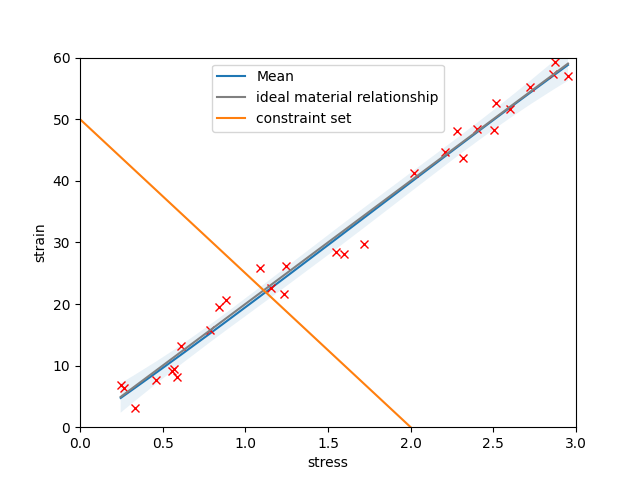

This chart was generated by the following Python code:
import matplotlib.pyplot as plt
import numpy as np
from sklearn.gaussian_process import GaussianProcessRegressor
from sklearn.gaussian_process.kernels import RBF, ConstantKernel
from gaussian_process_util import plot_gp

from skopt.plots import plot_gaussian_process
from skopt import gp_minimize


#the assumed linear material relationship with additive gaussian noise
def f(stress, noise_level = 3, k=20):
    noise = noise_level * np.random.normal()
    strain_law = k*stress[0]
    #strain_law = k*stress**4.1 + 5*stress
    strain_noise = strain_law + noise
    return strain_noise

#the assumed ideal material relationship without noise
def f_wo_noise(stress):
    return f(stress,0)

#initial random samples
x = np.sort(3*np.random.rand(30)).reshape(-1,1)
noise_level = 3
y_sample = [f(stress,noise_level) for stress in x]
y_ideal = [f(stress,0) for stress in x]


#fitting the result to a Gaussian process, not much use in the linear material model but might be useful in the future
kernel = ConstantKernel(1.0) * RBF(length_scale=1.0)
gp = GaussianProcessRegressor(kernel=kernel, alpha=noise_level**2, # if the noise level not know this can be left blank
                              n_restarts_optimizer=10)

gp.fit(x,y_sample)
mu_s,cov_s = gp.predict(x, return_cov=True)

#plot the Gaussian process
fig = plt.figure()
ax = fig.add_subplot(111)
plot_gp(mu_s, cov_s, x,X_train = x, Y_train = y_sample)

#plot the ideal material realtionship and sample points
ax.plot(x, y_ideal,c = 'gray',label = 'ideal material relationship')
ax.set_xlabel('stress')
ax.set_ylabel('strain')

#the ideal constraint set, from strain = F/A on y axis to stress = x0, on x axis， given a Force F at the end and total displacement x0
sigma0 = 50
x0 = 2
x_constraint = np.linspace(0,3,10)
y_constraint = sigma0 - x_constraint*(sigma0/x0)
ax.plot(x_constraint, y_constraint, label = 'constraint set')

ax.set_ylim([0, 60])
ax.set_xlim([0,3])
plt.legend()
plt.show()
